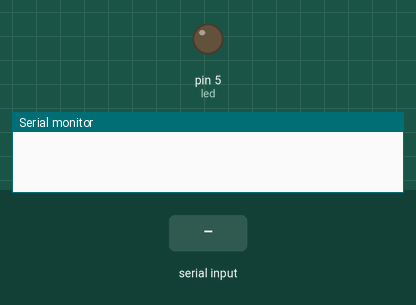
The sketch below on a simulated Arduino Uno, built with avr-gcc and run on an emulated ATmega328P. Parts: output pins drawn as LEDs (lit = HIGH), the last lines printed to the serial monitor. Dashed ring = blinking. The test bench sets the inputs (shaded band).

Above: at 1.2 s.
1.3 s: "1" received over Serial
At 1.9 s:
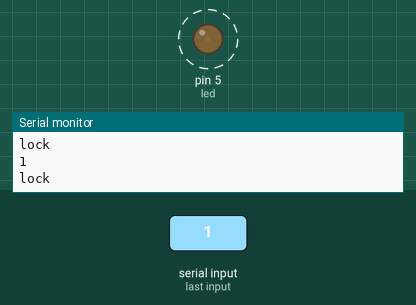
3.1 s: "90:45:200\n" received over Serial
4.6 s: "30:150\n" received over Serial
At 5.8 s:
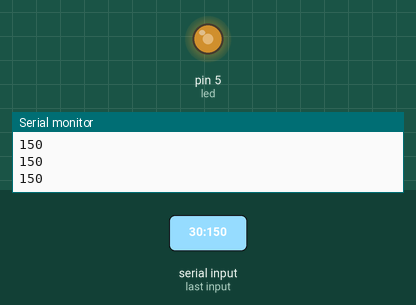
6.1 s: "90:45\n" received over Serial
At 7.3 s:
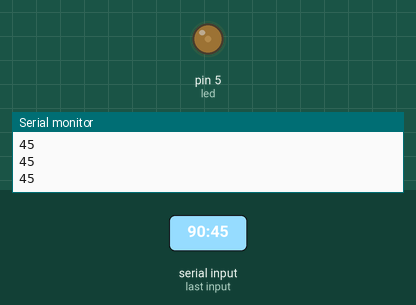
7.6 s: "90\n" received over Serial
At 8.0 s:
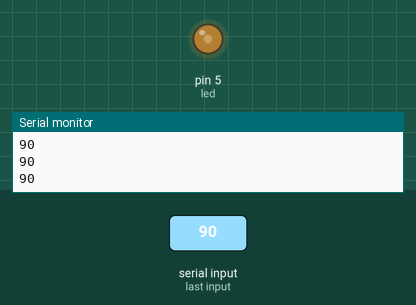
9.1 s: "200\n" received over Serial
At 10.4 s:
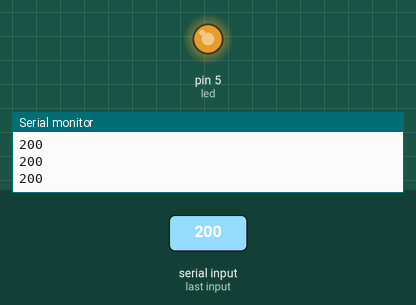
Timing chart, 0 to 11.6 s (numbered marks = the images above; inputs shaded):
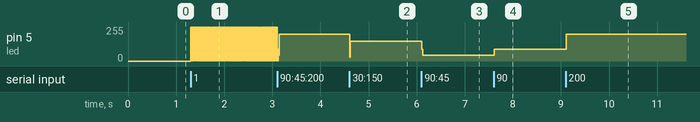

Measured:
- after the input at 1.3 s, pin 5 (led): alternates 255/255 for 0.01 s and 1/255 for 0.01 s, starting at once
- after the input at 4.6 s, pin 5 (led): 200/255 → 150/255 at once
- after the input at 6.1 s, pin 5 (led): 150/255 → 45/255 at once
- after the input at 7.6 s, pin 5 (led): 45/255 → 90/255 at once
- after the input at 9.1 s, pin 5 (led): 90/255 → 200/255 at once

The sketch:

LED_Write_Read.ino
```cpp
char command;
String string;
boolean ledon = false;
#define led 5

  void setup()
  {
    Serial.begin(9600);
    pinMode(led, OUTPUT);
  }

  void loop()
  {
    if (Serial.available() > 0)
    {string = "";}

    while(Serial.available() > 0)
    {
      command = ((byte)Serial.read());

      if(command == ':')
      {
        break;
      }

      else
      {
        string += command;
      }

      delay(1);
    }

    if(string == "1")
    {
        ledOn();
        ledon = true;
        Serial.println("lock");
    }

    if(string =="0")
    {
        ledOff();
        ledon = false;
        Serial.println("unlockkk");
    }

    if ((string.toInt()>=0)&&(string.toInt()<=255))
    {
      if (ledon==true)
      {
        analogWrite(led, string.toInt());
        Serial.println(string);
        delay(10);
      }
    }
 }

void ledOn()
   {
      analogWrite(led, 255);
      delay(10);
    }

 void ledOff()
 {
      analogWrite(led, 0);
      delay(10);
 }
```
